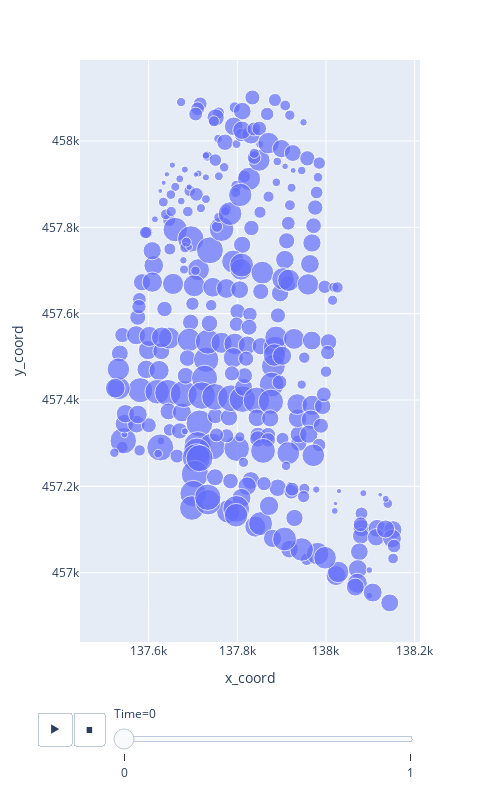

Notebook source saved alongside this figure:
### Code cell
net = utils.animate_nodal_depth(df)
net.show()

### Figure 1 — Plotly figure (JSON) as saved in the notebook; plotly's stock layout.template omitted (floating-point values rounded to 4 significant figures; data arrays with more than 128 entries replaced by an {"elided": "..."} marker saying what was removed)
{"data": [{"hovertemplate": "<b>%{hovertext}</b><br><br>Time=0<br>x_coord=%{x}<br>y_coord=%{y}<br>Depth=%{marker.size}<extra></extra>", "hovertext": {"elided": "318 str values"}, "legendgroup": "", "marker": {"color": "#636efa", "size": {"elided": "318 float values"}, "sizemode": "area", "sizeref": 0.002247, "symbol": "circle"}, "mode": "markers", "name": "", "orientation": "v", "showlegend": false, "type": "scatter", "x": {"elided": "318 float values"}, "xaxis": "x", "y": {"elided": "318 float values"}, "yaxis": "y"}], "layout": {"height": 800, "legend": {"itemsizing": "constant", "tracegroupgap": 0}, "margin": {"t": 60}, "sliders": [{"active": 0, "currentvalue": {"prefix": "Time="}, "len": 0.9, "pad": {"b": 10, "t": 60}, "steps": [{"args": [["0"], {"frame": {"duration": 0, "redraw": false}, "fromcurrent": true, "mode": "immediate", "transition": {"duration": 0, "easing": "linear"}}], "label": "0", "method": "animate"}, {"args": [["1"], {"frame": {"duration": 0, "redraw": false}, "fromcurrent": true, "mode": "immediate", "transition": {"duration": 0, "easing": "linear"}}], "label": "1", "method": "animate"}], "x": 0.1, "xanchor": "left", "y": 0, "yanchor": "top"}], "updatemenus": [{"buttons": [{"args": [null, {"frame": {"duration": 500, "redraw": false}, "fromcurrent": true, "mode": "immediate", "transition": {"duration": 500, "easing": "linear"}}], "label": "&#9654;", "method": "animate"}, {"args": [[null], {"frame": {"duration": 0, "redraw": false}, "fromcurrent": true, "mode": "immediate", "transition": {"duration": 0, "easing": "linear"}}], "label": "&#9724;", "method": "animate"}], "direction": "left", "pad": {"r": 10, "t": 70}, "showactive": false, "type": "buttons", "x": 0.1, "xanchor": "right", "y": 0, "yanchor": "top"}], "width": 500, "xaxis": {"anchor": "y", "domain": [0, 1], "title": {"text": "x_coord"}}, "yaxis": {"anchor": "x", "domain": [0, 1], "title": {"text": "y_coord"}}}}
